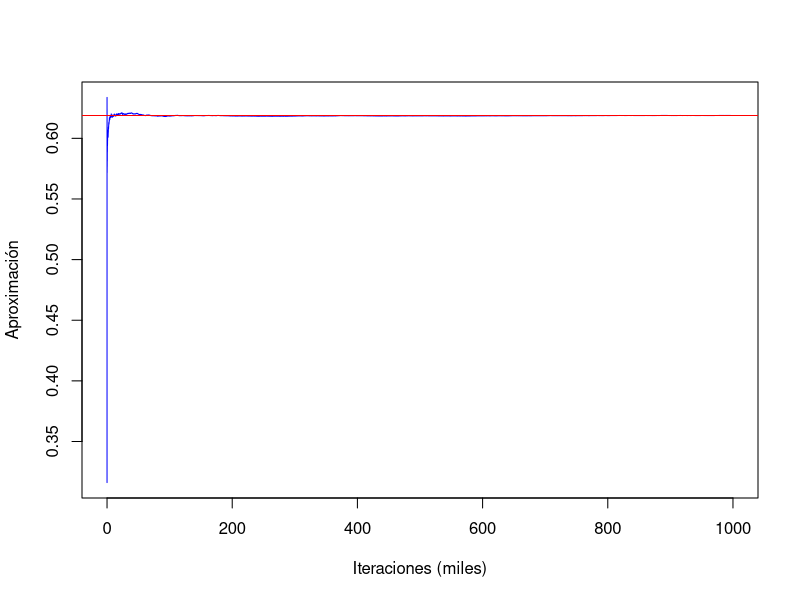
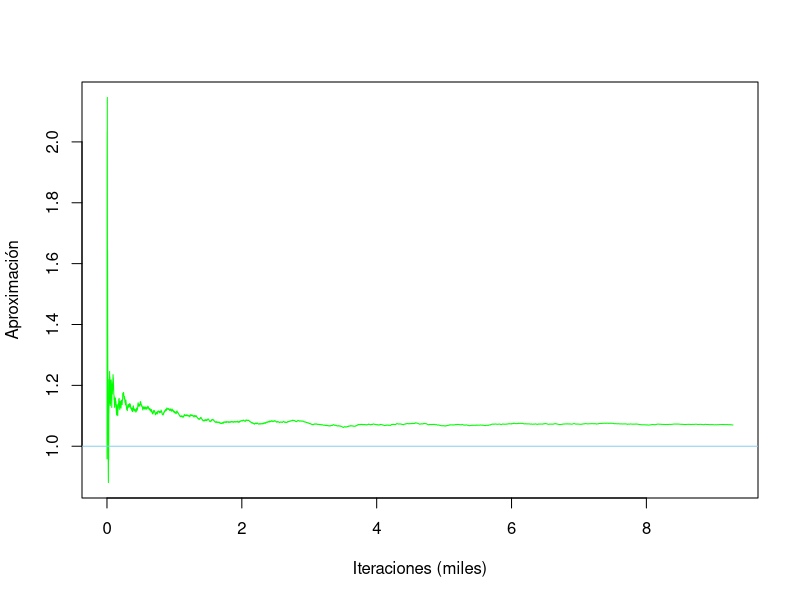
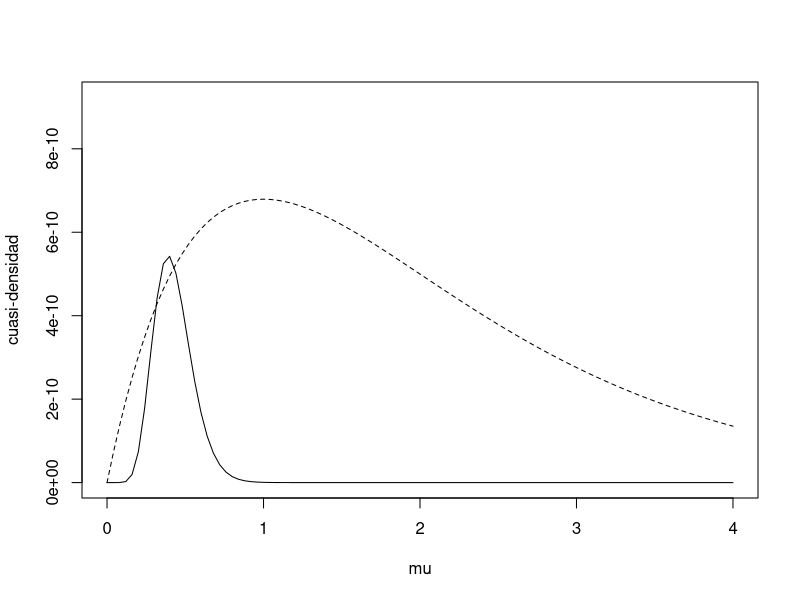
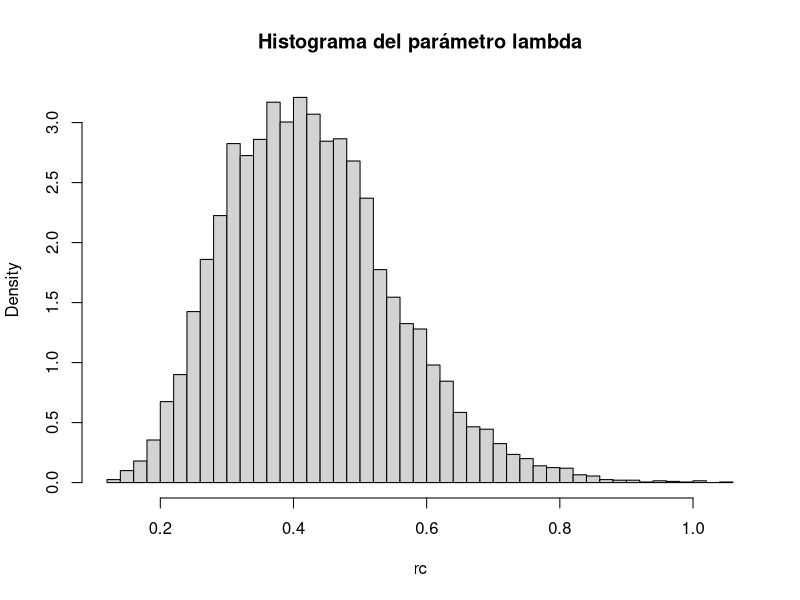
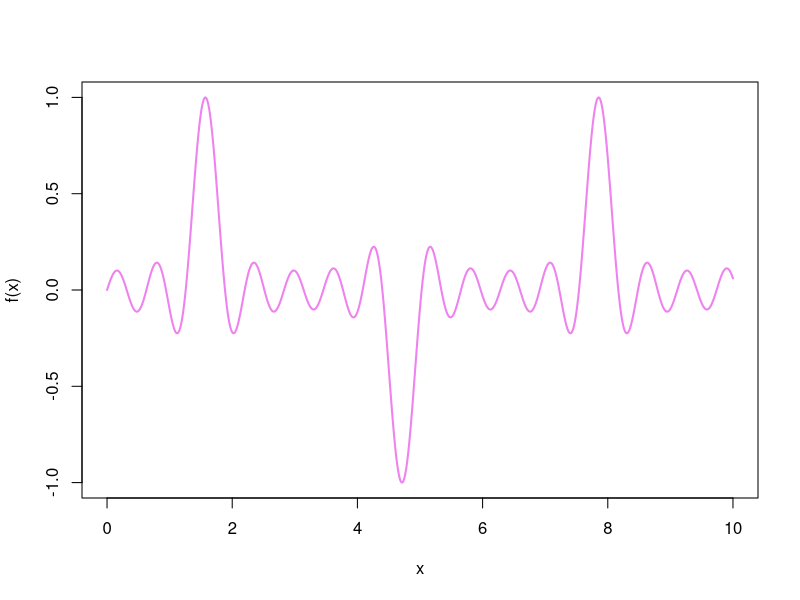
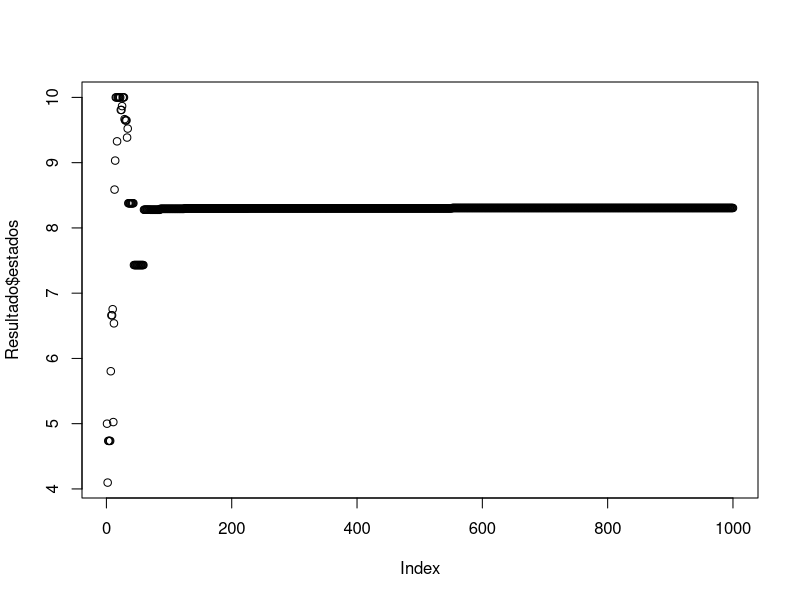

The R script that drew these images, in order:
## ---- chunk 1
set.seed(12345)

# Definimos la función a integrar
g <- Vectorize(function(x)
  exp(-x ^ 2) / (1 + x ^ 2))

# Calculamos el valor exacto de la integral
int_exacta <- integrate(g, 0, 1)$value

# Tamaño de la muestra
n <- 10 ^ 6

# Generamos una m.a.s de U[0, 1]
U <- runif(n)

# Calculamos los valores de la función en los valores generados
Y <- g(U)

# Calculamos la aproximación de la integral mediante Monte Carlo
int_aprox <- mean(Y)

# Calculamos el error absoluto entre el valor aproximado y el valor exacto de la integral
error_1 <- abs(int_aprox - int_exacta)

error_1
## ---- chunk 2
prod_acum <- cumsum(Y) / (1:n)

plot(
  (1:n) / 1000,
  prod_acum,
  col = "blue",
  type = "l",
  ylab = "Aproximación",
  xlab = "Iteraciones (miles)"
)

abline(h = integrate(g, 0, 1)$value,
       col = "red",
       lwd = 1)
## ---- chunk 3
lambda <- 1

f_L <- function(L){
  
  return(lambda * exp(-lambda * L))
  
}
## ---- chunk 4
set.seed(54321)

# Número de muestras
n <- 10 ^ 4

# Generamos las muestras de la distribución auxiliar g(L) ~ N(3, 4)
g_L <- rnorm(n, mean = 3, sd = 2)

# Filtramos para asegurarnos de que las muestras sean positivas
g_L <- g_L[g_L > 0]

n <- length(g_L)

# Definimos una función que calcula el valor correspondiente para cada L
f <- Vectorize(function(L)
  (L * f_L(L)) / (dnorm(L, mean = 3, sd = 2)))

# Calculamos los valores de la función en los valores de la muestra
Y <- f(g_L)

# Calculamos la estimación del valor esperado
estimacion <- mean(Y)

# Calculamos el valor esperado exacto
valor_esperado <- 1 / lambda

# Calculamos el error absoluto entre la estimación y el valor esperado
error_2 <- abs(estimacion - valor_esperado)

# Guardamos lo obtenido en una matriz
A <- matrix(c(estimacion, valor_esperado, error_2), ncol = 3)
colnames(A) <- c("Estimación", "Valor real", "Error absoluto")

A
## ---- chunk 5
prod_acum <- cumsum(Y) / (1:n)

plot(
  (1:n) / 1000,
  prod_acum,
  col = "green",
  type = "l",
  ylab = "Aproximación",
  xlab = "Iteraciones (miles)"
)

abline(h = valor_esperado,
       col = "skyblue",
       lwd = 1)
## ---- chunk 6
muestra <- c(2.72, 1.93, 1.76, 0.49, 6.12, 0.43, 4.01, 1.71, 2.01, 5.96)
## ---- chunk 7
lik <- Vectorize(function(lambda)
  prod(dexp(muestra, rate = lambda)))
## ---- chunk 8
# Se maximiza la función
emv <- optimize(lik , int = range(muestra), maximum = TRUE)

# Se extrae la constante c
c <- emv$objective
## ---- chunk 9
f.cuasi <- function(lambda)
  lik(lambda) * dgamma(lambda, shape = 2, scale = 1)
curve(
  c * dgamma(x, shape = 2, scale = 1),
  xlim = c(0, 4),
  ylim = c(0, c / 2),
  lty = 2,
  xlab = "mu",
  ylab = "cuasi-densidad"
)
curve(f.cuasi, add = TRUE)
## ---- chunk 10
# Cantidad de simulaciones
nsim <- 10 ^ 4

# Muestras correspondientes
U <- runif(nsim)
rc <- rgamma(nsim, shape = 2, scale = 1)

# Núumero de generaciones inicial
ngen <- length(rc)

# Verosimilitud de la muestra de gamma
Ver <- lik(rc)

# Ciclo para realizar las simulaciones requieridas
for (i in 1:nsim) {
  # Ciclo para el algoritmo de aceptación-rechazo
  while ((U[i] * c) > (Ver[i])) {
    U[i] <- runif(1)
    rc[i] <- rgamma(1, shape = 2, scale = 1)
    Ver[i] <- lik(rc[i])
    ngen <- ngen + 1
  }
}
## ---- chunk 11
cat("Lambda estimado = ", mean(rc))
## ---- chunk 12
hist(rc,
     freq = FALSE,
     main = "Histograma del parámetro lambda",
     breaks = "FD")
## ---- chunk 13
{
  cat("Número de generaciones = ", ngen)
  cat("\nNúmero medio de generaciones = ", ngen / nsim)
  cat("\nProporción de rechazos = ", 1 - (nsim / ngen), "\n")
}
## ---- chunk 14
quantile(rc, c(0.005, 0.995))
## ---- chunk 15
f <- function(x){(sin(10 * x)) / (10 * cos(x))}
## ---- chunk 16
curve(f, col = "violet", lwd = 2, from = 0, to = 10, n = 1000, ylab="f(x)")
## ---- chunk 17
resim <- function(f,
                  alpha = 0.5,
                  s0 = 0,
                  niter,
                  mini = -Inf,
                  maxi = Inf) {
  # Valor inicial
  s_n <- s0
  
  # Vector para guardar los estados
  estados <- rep(0, niter)
  
  # Contador de iteraciones
  iter_count <- 0
  
  # Ciclo para encontrar el mínimo
  for (k in 1:niter) {
    # Estado de esta iteración
    estados[k] <- s_n
    
    # Se reduce el T según el número de iteraciones
    t <- (1 - alpha) ^ k
    
    # Nuevo estado para comparar con el actual
    s_new <- rnorm(1, s_n, 1)
    
    # Se acorta el intervalo según los estados
    if (s_new < mini) {
      s_new <- mini
    }
    if (s_new > maxi) {
      s_new <- maxi
    }
    
    # Se define la diferencia de los estados, evaluados en sus funciones
    dif <- f(s_new) - f(s_n)
    
    # Se actualiza el estado según la condición
    if (dif < 0) {
      s_n <- s_new
    }
    else {
      # Número aleatorio para comparar
      random <- runif(1, 0, 1)
      
      # Se compara el aleatorio con p
      if (random < exp(-dif / t)) {
        s_n <- s_new
      }
    }
    
    # Aumenta el contador de iteraciones
    iter_count <- iter_count + 1
  }
  return(list(minimo = s_n, estados = estados))
}
## ---- chunk 18
Resultado <-resim(f, 0.1, 5, 1000, 0, 10)
cat("El mínimo de la función f en [0, 10] es: ", Resultado$minimo)
## ---- chunk 19
plot(Resultado$estados)
